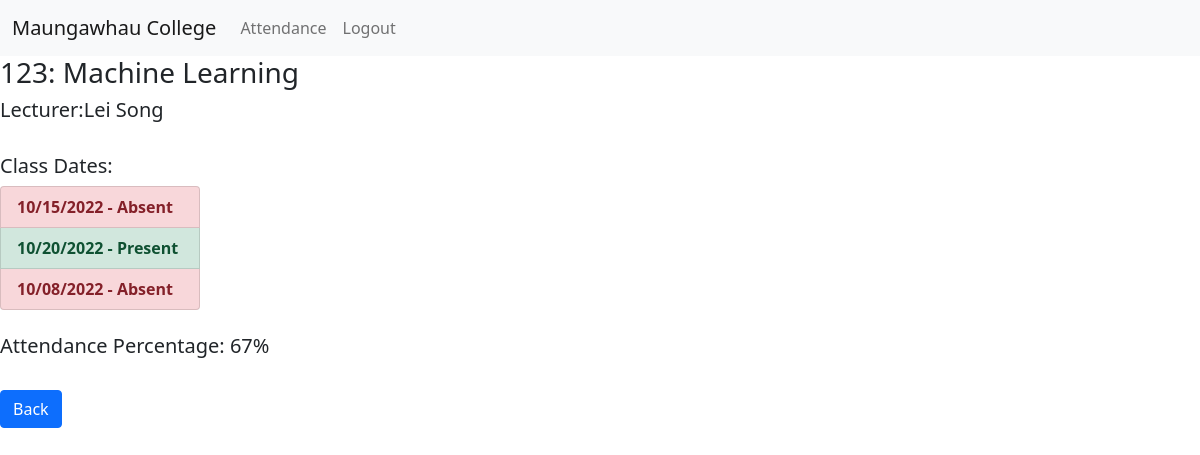
Page /student_attendance_detail/14 (signed in) on the earlier database version.
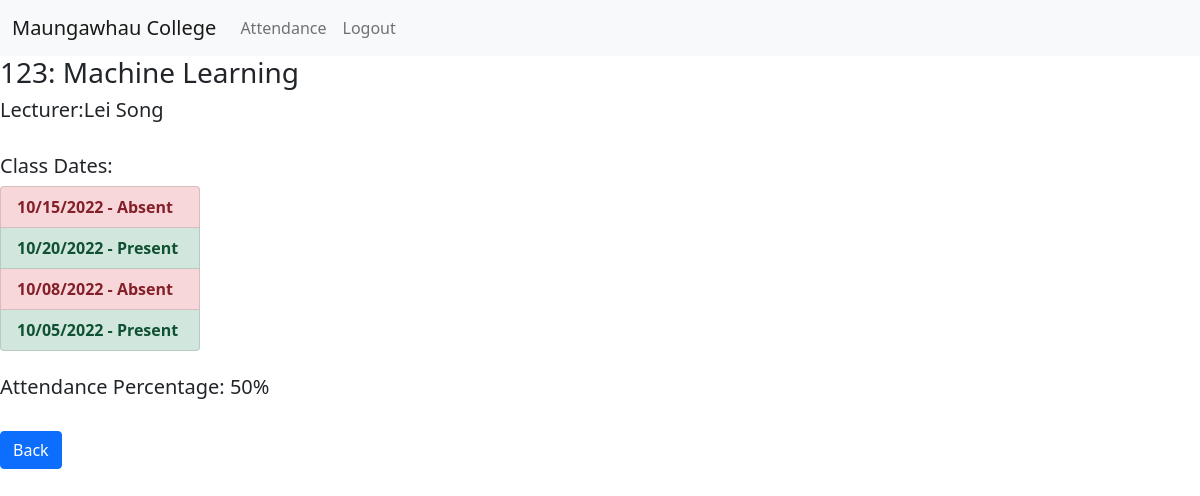
Same page on the later database version.
### attendance/models.py (models this page shows)
class CollegeDay(models.Model):
    collegedate = models.DateField()
    collegeclass = models.ForeignKey(Class, on_delete=models.CASCADE)
    students = models.ManyToManyField(Student,blank=True, null=True, related_name="collegeday_student")
    def __str__(self):
        return self.collegedate.strftime('%m/%d/%Y')

### attendance/views.py (the view)
# urls.py: path("student_attendance_detail/<int:class_id>", studentAttendanceDetail, name="student-attendance-detail"),
def studentAttendanceDetail(request, class_id):
    student_id = request.user.student.student_id
    student = get_object_or_404(Student, student_id=student_id)
    selected_class = Class.objects.get(id=class_id)
    total_collegedays = CollegeDay.objects.filter(collegeclass_id=class_id)
    attended_collegedays = CollegeDay.objects.filter(collegeclass_id=class_id, students=student_id)
    attendance_result = attended_collegedays.count() / total_collegedays.count()
    attendance_percentage = str(round(attendance_result * 100)) + '%'
    return render(request, "student/student-attendance-detail.html", {
        "current_student": student,
        "selected_class": selected_class,
        "attended_classes": total_collegedays,
        "percentage": attendance_percentage
    })

### attendance/models.py (called while the page is built)
    def __str__(self):
        return self.user.first_name + " " + self.user.last_name

    def __str__(self):
        return self.name

    def __str__(self):
        return self.number +": "+self.course.__str__()

### attendance/templates/student/student-attendance-detail.html (shortened to what this page needs)
{% extends 'base.html' %}
{% block content %}
    {% if user.is_authenticated and user.groups.all.0.name == "Student" %}
        <h3>{{ selected_class }} </h3>
        <h5>Lecturer:{{ selected_class.lecturer }} </h5>
        <br>
        <h5>Class Dates:</h5>
        <ul class="list-group" style="width: 200px; font-weight: bold">
            {% for collegeday in selected_class.collegeday_set.all %}
                {% if collegeday %}
                    {% if current_student not in collegeday.students.all %}
                        <li class="list-group-item list-group-item-success">
                            {{ collegeday }} - Present
                        </li>
                    {% else %}
                        <li class="list-group-item list-group-item-danger">
                            {{ collegeday }} - Absent
                        </li>
                    {% endif %}
                {% else %}
                    No Dates
                {% endif %}
            {% endfor %}
        </ul>
        <br>
        <h5>Attendance Percentage: {{ percentage }}</h5>
        <br>
        <a href="{% url 'student-attendance' %}" class="btn btn-primary">Back</a>
    {% else %}
        <H1> YOU DONT HAVE ACCESS</H1>
    {% endif %}
{% endblock %}

### attendance/templates/base.html (shortened to what this page needs)
<!doctype html>
<html lang="en">
<head>
    <link href="https://cdn.jsdelivr.net/npm/bootstrap@5.1.3/dist/css/bootstrap.min.css" rel="stylesheet"
>
</head>
<body>
<nav class=" navbar navbar-expand-lg navbar-light bg-light">
    <div class="container-fluid">
        <a class="navbar-brand" href="#">Maungawhau College </a>
        <div class="collapse navbar-collapse" id="navbarSupportedContent">
            <ul class="navbar-nav me-auto mb-2 mb-lg-0">
                {% for group in user.groups.all %}
                    {% if group.name == "Student" %}
                        <li class="nav-item">
                            <a class="nav-link" href="{% url "student-attendance" %}">Attendance</a>
                        </li>
                    {% elif group.name == "Lecturer" %}
                        <li class="nav-item">
                            <a class="nav-link" href="{% url "class-list" %}">Classes</a>
                        </li>
                    {% endif %}
                {% endfor %}
                <li class="nav-item">
                    {% if user.is_authenticated %}
                        <a class="nav-link" href="{% url "logout" %}">Logout</a>
                    {% else %}
                        <a class="nav-link" href="{% url "login" %}">Login</a>
                    {% endif %}
                </li>
            </ul>
        </div>
    </div>
</nav>
{% block content %}
{% endblock %}
</body>
</html>

Differences in the rows shown:
added CollegeDay: collegedate "10/05/2022"
Other differences:
{{ percentage }}: "67%" → "50%"
